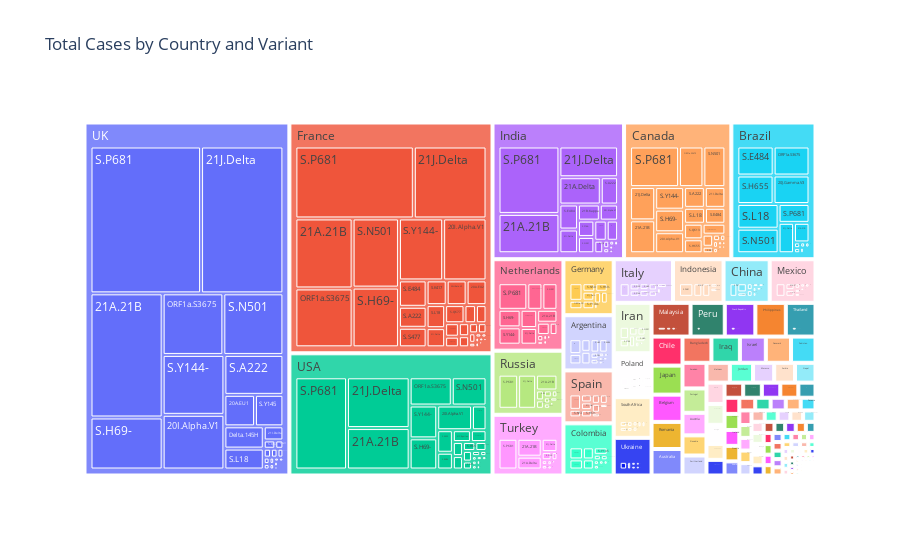

Write notebook code for a chart like this one.
### Code cell
# 8. Treemap: Total Cases by Country and Variant
fig = px.treemap(df, path=['Country', 'variant'], values='total_cases', title='Total Cases by Country and Variant')
fig.show()

### Figure 1 — Plotly figure (JSON) as saved in the notebook; plotly's stock layout.template omitted (floating-point values rounded to 4 significant figures; data arrays with more than 128 entries replaced by an {"elided": "..."} marker saying what was removed)
{"data": [{"branchvalues": "total", "domain": {"x": [0, 1], "y": [0, 1]}, "hovertemplate": "labels=%{label}<br>total_cases=%{value}<br>parent=%{parent}<br>id=%{id}<extra></extra>", "ids": {"elided": "3756 str values"}, "labels": {"elided": "3756 str values"}, "name": "", "parents": {"elided": "3756 str values"}, "type": "treemap", "values": {"elided": "3756 float values"}}], "layout": {"legend": {"tracegroupgap": 0}, "title": {"text": "Total Cases by Country and Variant"}}}
